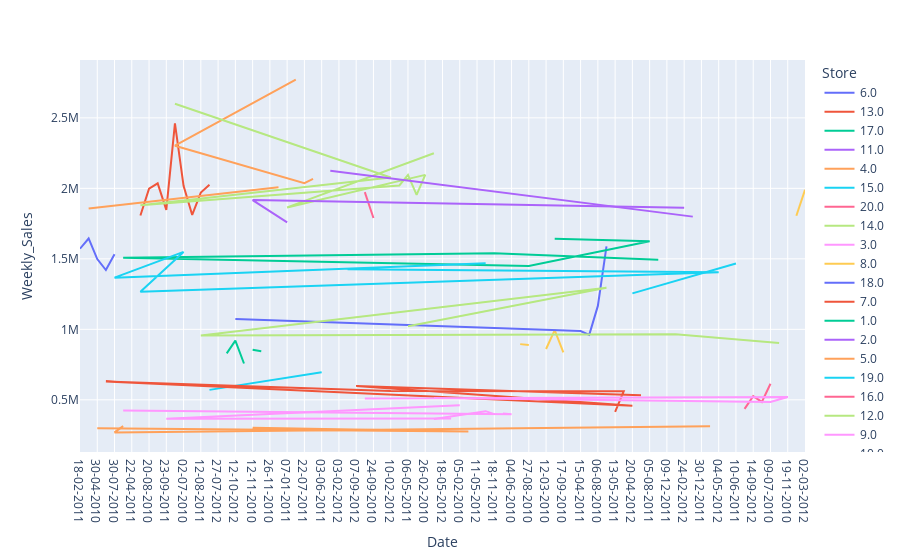

Source (notebook cell):
### Markdown cell above
### EDA

### Code cell
import plotly.express as px
fig= px.line(data, x="Date", y="Weekly_Sales",color="Store")
fig.show()

### Figure 1 — Plotly figure (JSON) as saved in the notebook; plotly's stock layout.template omitted (floating-point values rounded to 4 significant figures)
{"data": [{"hovertemplate": "Store=6.0<br>Date=%{x}<br>Weekly_Sales=%{y}<extra></extra>", "legendgroup": "6.0", "line": {"color": "#636efa", "dash": "solid"}, "marker": {"symbol": "circle"}, "mode": "lines", "name": "6.0", "orientation": "v", "showlegend": true, "type": "scatter", "x": ["18-02-2011", "28-05-2010", "30-04-2010", "26-08-2011", "30-07-2010", "19-10-2012", "22-04-2011"], "xaxis": "x", "y": [1572000.0, 1644000.0, 1498000.0, 1420000.0, 1532000.0, null, 1639000.0], "yaxis": "y"}, {"hovertemplate": "Store=13.0<br>Date=%{x}<br>Weekly_Sales=%{y}<extra></extra>", "legendgroup": "13.0", "line": {"color": "#EF553B", "dash": "solid"}, "marker": {"symbol": "circle"}, "mode": "lines", "name": "13.0", "orientation": "v", "showlegend": true, "type": "scatter", "x": ["25-03-2011", "20-08-2010", "01-06-2012", "23-09-2011", "10-12-2010", "02-07-2010", "20-01-2012", "12-08-2011", "16-03-2012"], "xaxis": "x", "y": [1808000.0, 1997000.0, 2035000.0, 1847000.0, 2461000.0, 2018000.0, 1812000.0, 1970000.0, 2026000.0], "yaxis": "y"}, {"hovertemplate": "Store=17.0<br>Date=%{x}<br>Weekly_Sales=%{y}<extra></extra>", "legendgroup": "17.0", "line": {"color": "#00cc96", "dash": "solid"}, "marker": {"symbol": "circle"}, "mode": "lines", "name": "17.0", "orientation": "v", "showlegend": true, "type": "scatter", "x": ["27-07-2012", "01-10-2010", "12-10-2012", "16-04-2010", null, null, "12-11-2010", "11-06-2010"], "xaxis": "x", "y": [null, 829200.0, 919900.0, 757700.0, 986900.0, 1047000.0, 855500.0, 845300.0], "yaxis": "y"}, {"hovertemplate": "Store=11.0<br>Date=%{x}<br>Weekly_Sales=%{y}<extra></extra>", "legendgroup": "11.0", "line": {"color": "#ab63fa", "dash": "solid"}, "marker": {"symbol": "circle"}, "mode": "lines", "name": "11.0", "orientation": "v", "showlegend": true, "type": "scatter", "x": [null, null, "26-11-2010"], "xaxis": "x", "y": [1244000.0, 1570000.0, 1757000.0], "yaxis": "y"}, {"hovertemplate": "Store=4.0<br>Date=%{x}<br>Weekly_Sales=%{y}<extra></extra>", "legendgroup": "4.0", "line": {"color": "#FFA15A", "dash": "solid"}, "marker": {"symbol": "circle"}, "mode": "lines", "name": "4.0", "orientation": "v", "showlegend": true, "type": "scatter", "x": ["28-05-2010", "24-06-2011", "07-01-2011", "16-12-2011", "10-12-2010", "22-07-2011", "08-07-2011"], "xaxis": "x", "y": [1858000.0, 2008000.0, null, 2771000.0, 2303000.0, 2036000.0, 2067000.0], "yaxis": "y"}, {"hovertemplate": "Store=15.0<br>Date=%{x}<br>Weekly_Sales=%{y}<extra></extra>", "legendgroup": "15.0", "line": {"color": "#19d3f3", "dash": "solid"}, "marker": {"symbol": "circle"}, "mode": "lines", "name": "15.0", "orientation": "v", "showlegend": true, "type": "scatter", "x": ["03-06-2011", "16-03-2012", null, "19-02-2010"], "xaxis": "x", "y": [695400.0, 570600.0, 607500.0, 660800.0], "yaxis": "y"}, {"hovertemplate": "Store=20.0<br>Date=%{x}<br>Weekly_Sales=%{y}<extra></extra>", "legendgroup": "20.0", "line": {"color": "#FF6692", "dash": "solid"}, "marker": {"symbol": "circle"}, "mode": "lines", "name": "20.0", "orientation": "v", "showlegend": true, "type": "scatter", "x": ["03-02-2012", "26-03-2010", "07-09-2012", "25-06-2010", "24-09-2010", null, "31-12-2010"], "xaxis": "x", "y": [2204000.0, null, null, 1973000.0, 1790000.0, 2046000.0, 1800000.0], "yaxis": "y"}, {"hovertemplate": "Store=14.0<br>Date=%{x}<br>Weekly_Sales=%{y}<extra></extra>", "legendgroup": "14.0", "line": {"color": "#B6E880", "dash": "solid"}, "marker": {"symbol": "circle"}, "mode": "lines", "name": "14.0", "orientation": "v", "showlegend": true, "type": "scatter", "x": ["10-12-2010", "10-02-2012", "25-03-2011", "17-02-2012", "06-05-2011", "15-07-2011", "26-02-2010", "07-01-2011", "18-06-2010"], "xaxis": "x", "y": [2601000.0, 2077000.0, 1879000.0, 2021000.0, 2096000.0, 1954000.0, 2096000.0, 1865000.0, 2249000.0], "yaxis": "y"}, {"hovertemplate": "Store=3.0<br>Date=%{x}<br>Weekly_Sales=%{y}<extra></extra>", "legendgroup": "3.0", "line": {"color": "#FF97FF", "dash": "solid"}, "marker": {"symbol": "circle"}, "mode": "lines", "name": "3.0", "orientation": "v", "showlegend": true, "type": "scatter", "x": [null, "18-05-2012", "13-01-2012", "23-09-2011", "05-02-2010", "29-07-2011", "11-05-2012", null, "18-06-2010", "22-06-2012", "18-11-2011", "07-01-2011", "07-10-2011", "04-06-2010", "19-10-2012"], "xaxis": "x", "y": [418900.0, null, 367400.0, 365200.0, 461600.0, null, 432000.0, 384200.0, 364100.0, 419500.0, 398800.0, null, 403300.0, 397000.0, 424500.0], "yaxis": "y"}, {"hovertemplate": "Store=8.0<br>Date=%{x}<br>Weekly_Sales=%{y}<extra></extra>", "legendgroup": "8.0", "line": {"color": "#FECB52", "dash": "solid"}, "marker": {"symbol": "circle"}, "mode": "lines", "name": "8.0", "orientation": "v", "showlegend": true, "type": "scatter", "x": ["19-08-2011", "27-08-2010", "03-09-2010", "12-03-2010", "12-02-2010", "17-09-2010", "22-07-2011", "12-08-2011"], "xaxis": "x", "y": [895100.0, 888800.0, null, 860300.0, 994800.0, 836700.0, null, 856800.0], "yaxis": "y"}, {"hovertemplate": "Store=18.0<br>Date=%{x}<br>Weekly_Sales=%{y}<extra></extra>", "legendgroup": "18.0", "line": {"color": "#636efa", "dash": "solid"}, "marker": {"symbol": "circle"}, "mode": "lines", "name": "18.0", "orientation": "v", "showlegend": true, "type": "scatter", "x": ["15-10-2010", null, "12-10-2012", "15-04-2011", "27-04-2012", "06-08-2010", "17-12-2010", null, "28-05-2010", null], "xaxis": "x", "y": [1030000.0, 1205000.0, 1074079, 988200.0, 961200.0, 1166000.0, 1588000.0, 1087000.0, 1256000.0, 1048000.0], "yaxis": "y"}, {"hovertemplate": "Store=7.0<br>Date=%{x}<br>Weekly_Sales=%{y}<extra></extra>", "legendgroup": "7.0", "line": {"color": "#EF553B", "dash": "solid"}, "marker": {"symbol": "circle"}, "mode": "lines", "name": "7.0", "orientation": "v", "showlegend": true, "type": "scatter", "x": ["13-05-2011", "02-04-2010", "10-02-2012", "26-08-2011", "20-04-2012", "07-09-2012", "25-05-2012", null], "xaxis": "x", "y": [414100.0, 561100.0, 563500.0, 630000.0, 457300.0, 597900.0, 532700.0, 716400.0], "yaxis": "y"}, {"hovertemplate": "Store=1.0<br>Date=%{x}<br>Weekly_Sales=%{y}<extra></extra>", "legendgroup": "1.0", "line": {"color": "#00cc96", "dash": "solid"}, "marker": {"symbol": "circle"}, "mode": "lines", "name": "1.0", "orientation": "v", "showlegend": true, "type": "scatter", "x": ["16-03-2012", null, "12-02-2010", "05-08-2011", "27-08-2010", "19-10-2012", "18-11-2011", "14-05-2010", "09-12-2011", "27-05-2011", "24-09-2010"], "xaxis": "x", "y": [1677000.0, 1662000.0, 1642000.0, 1624000.0, 1449000.0, 1508000.0, 1539000.0, 1494000.0, null, 1466000.0, null], "yaxis": "y"}, {"hovertemplate": "Store=2.0<br>Date=%{x}<br>Weekly_Sales=%{y}<extra></extra>", "legendgroup": "2.0", "line": {"color": "#ab63fa", "dash": "solid"}, "marker": {"symbol": "circle"}, "mode": "lines", "name": "2.0", "orientation": "v", "showlegend": true, "type": "scatter", "x": ["16-12-2011", null, "24-02-2012", "12-11-2010", "07-01-2011", null, "06-01-2012", "19-02-2010"], "xaxis": "x", "y": [2433000.0, 1853000.0, 1862000.0, 1917000.0, 1758000.0, 1798000.0, 1800000.0, 2124000.0], "yaxis": "y"}, {"hovertemplate": "Store=5.0<br>Date=%{x}<br>Weekly_Sales=%{y}<extra></extra>", "legendgroup": "5.0", "line": {"color": "#FFA15A", "dash": "solid"}, "marker": {"symbol": "circle"}, "mode": "lines", "name": "5.0", "orientation": "v", "showlegend": true, "type": "scatter", "x": ["13-05-2011", "30-12-2011", "11-11-2011", "30-07-2010", "19-10-2012", null, "30-04-2010", "29-07-2011", "12-11-2010"], "xaxis": "x", "y": [290900.0, null, 311900.0, 268900.0, 313400.0, 359200.0, 298700.0, 275100.0, 301800.0], "yaxis": "y"}, {"hovertemplate": "Store=19.0<br>Date=%{x}<br>Weekly_Sales=%{y}<extra></extra>", "legendgroup": "19.0", "line": {"color": "#19d3f3", "dash": "solid"}, "marker": {"symbol": "circle"}, "mode": "lines", "name": "19.0", "orientation": "v", "showlegend": true, "type": "scatter", "x": ["26-03-2010", "04-05-2012", "25-03-2011", "02-07-2010", "30-07-2010", "22-06-2012", "13-04-2012", "10-06-2011", "20-04-2012"], "xaxis": "x", "y": [1427000.0, 1405000.0, 1267000.0, 1549000.0, 1366000.0, 1468000.0, null, 1467000.0, 1255000.0], "yaxis": "y"}, {"hovertemplate": "Store=16.0<br>Date=%{x}<br>Weekly_Sales=%{y}<extra></extra>", "legendgroup": "16.0", "line": {"color": "#FF6692", "dash": "solid"}, "marker": {"symbol": "circle"}, "mode": "lines", "name": "16.0", "orientation": "v", "showlegend": true, "type": "scatter", "x": ["20-05-2011", "14-09-2012", "30-03-2012", "09-07-2010"], "xaxis": "x", "y": [435400.0, 526500.0, 485100.0, 614300.0], "yaxis": "y"}, {"hovertemplate": "Store=12.0<br>Date=%{x}<br>Weekly_Sales=%{y}<extra></extra>", "legendgroup": "12.0", "line": {"color": "#B6E880", "dash": "solid"}, "marker": {"symbol": "circle"}, "mode": "lines", "name": "12.0", "orientation": "v", "showlegend": true, "type": "scatter", "x": ["06-05-2011", "17-12-2010", "12-08-2011", "27-05-2011", "10-09-2010"], "xaxis": "x", "y": [1021000.0, 1296000.0, 955900.0, 964300.0, 903100.0], "yaxis": "y"}, {"hovertemplate": "Store=9.0<br>Date=%{x}<br>Weekly_Sales=%{y}<extra></extra>", "legendgroup": "9.0", "line": {"color": "#FF97FF", "dash": "solid"}, "marker": {"symbol": "circle"}, "mode": "lines", "name": "9.0", "orientation": "v", "showlegend": true, "type": "scatter", "x": ["25-06-2010", "19-11-2010", "09-07-2010", "18-06-2010"], "xaxis": "x", "y": [509300.0, 519800.0, 485400.0, 513100.0], "yaxis": "y"}, {"hovertemplate": "Store=10.0<br>Date=%{x}<br>Weekly_Sales=%{y}<extra></extra>", "legendgroup": "10.0", "line": {"color": "#FECB52", "dash": "solid"}, "marker": {"symbol": "circle"}, "mode": "lines", "name": "10.0", "orientation": "v", "showlegend": true, "type": "scatter", "x": ["06-07-2012", "02-03-2012", null, "25-06-2010", null], "xaxis": "x", "y": [1806000.0, 1990000.0, 1714000.0, 1768000.0, 1832000.0], "yaxis": "y"}], "layout": {"legend": {"title": {"text": "Store"}, "tracegroupgap": 0}, "margin": {"t": 60}, "xaxis": {"anchor": "y", "domain": [0, 1], "title": {"text": "Date"}}, "yaxis": {"anchor": "x", "domain": [0, 1], "title": {"text": "Weekly_Sales"}}}}
